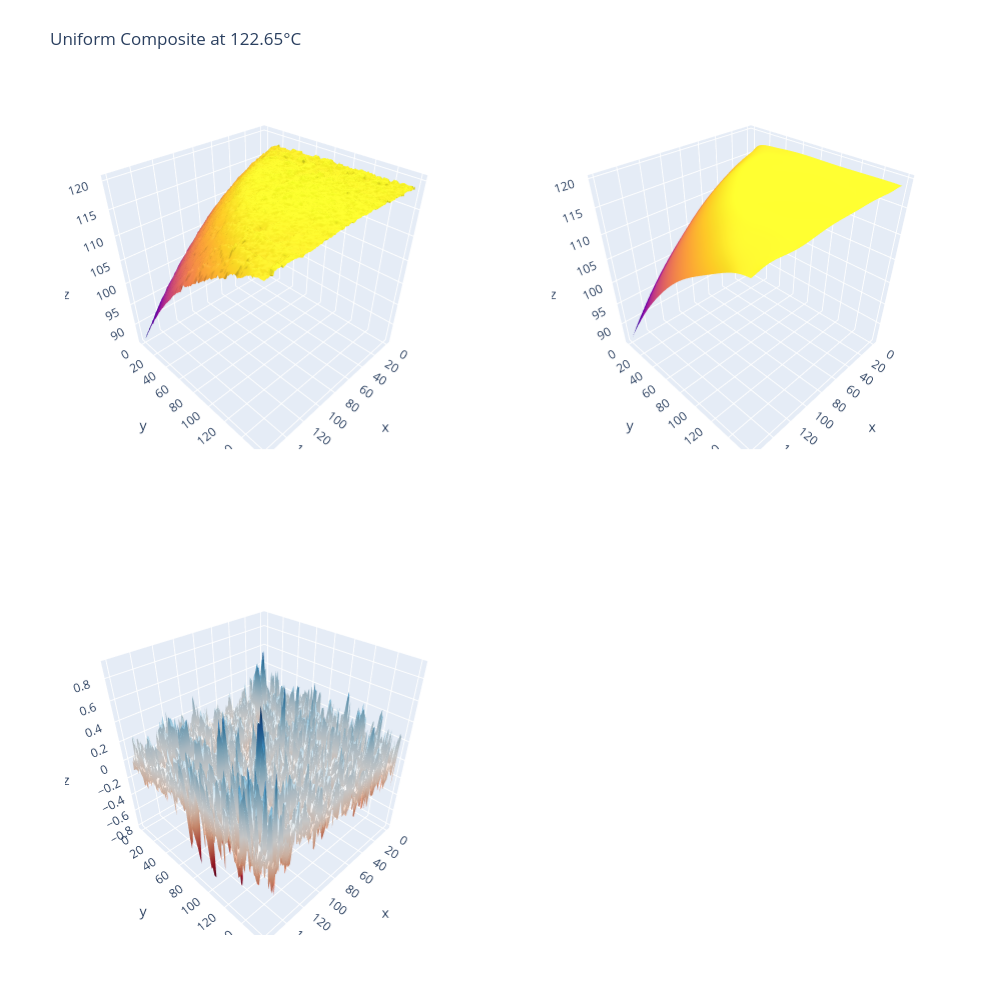

The notebook cell saved with this chart:
### Code cell
from plotly.subplots import make_subplots
import plotly.graph_objects as go

fig = make_subplots(
    rows=2, cols=2,
    specs=[[{'type': 'surface'}, {'type': 'surface'}],
           [{'type': 'surface'}, {'type': 'surface'}]])


fig.add_trace(
    go.Surface(z=z_data, colorbar=dict(title="Temperature (°C)"), showscale = False),
    row=1, col=1)

fig.add_trace(
    go.Surface(z=fit, colorbar=dict(title="Temperature (°C)"), showscale = False),
    row=1, col=2)

fig.add_trace(
    go.Surface(z=fit - z_data, colorscale = 'rdbu', colorbar=dict(title="Temperature (°C)"), showscale = False),
    row=2, col=1)


fig.update_layout(title=dict(text='Uniform Composite at 122.65°C'), autosize=False,
                  width=1000, height=1000,
                  margin=dict(l=65, r=50, b=65, t=90))

fig.show()

### Figure 1 — Plotly figure (JSON) as saved in the notebook; plotly's stock layout.template omitted (floating-point values rounded to 4 significant figures; data arrays with more than 128 entries replaced by an {"elided": "..."} marker saying what was removed)
{"data": [{"colorbar": {"title": {"text": "Temperature (°C)"}}, "scene": "scene", "showscale": false, "type": "surface", "z": {"elided": "160x160 float values"}}, {"colorbar": {"title": {"text": "Temperature (°C)"}}, "scene": "scene2", "showscale": false, "type": "surface", "z": {"elided": "160x160 float values"}}, {"colorbar": {"title": {"text": "Temperature (°C)"}}, "colorscale": [[0, "rgb(103,0,31)"], [0.1, "rgb(178,24,43)"], [0.2, "rgb(214,96,77)"], [0.3, "rgb(244,165,130)"], [0.4, "rgb(253,219,199)"], [0.5, "rgb(247,247,247)"], [0.6, "rgb(209,229,240)"], [0.7, "rgb(146,197,222)"], [0.8, "rgb(67,147,195)"], [0.9, "rgb(33,102,172)"], [1, "rgb(5,48,97)"]], "scene": "scene3", "showscale": false, "type": "surface", "z": {"elided": "160x160 float values"}}], "layout": {"autosize": false, "height": 1000, "margin": {"b": 65, "l": 65, "r": 50, "t": 90}, "scene": {"domain": {"x": [0, 0.45], "y": [0.575, 1]}}, "scene2": {"domain": {"x": [0.55, 1], "y": [0.575, 1]}}, "scene3": {"domain": {"x": [0, 0.45], "y": [0, 0.425]}}, "scene4": {"domain": {"x": [0.55, 1], "y": [0, 0.425]}}, "title": {"text": "Uniform Composite at 122.65°C"}, "width": 1000}}
